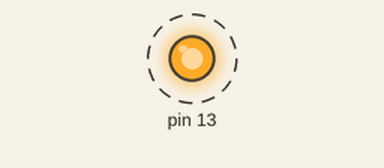
Recording of a sketch running on a simulated Arduino Uno, built with avr-gcc and run on an emulated ATmega328P. Shown: output pins drawn as LEDs (lit = HIGH). Dashed ring = blinking. What the sketch prints to the serial monitor is not drawn.

Above: at 0.5 s.
Timing chart, 0 to 4.6 s (numbered marks = the images above):
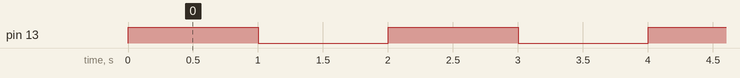

Measured:
- by itself, pin 13: alternates HIGH for 1.0 s and LOW for 1.0 s

The sketch:

sketch_dec02e.ino
```cpp
void setup()
{
  Serial.begin(9600);
  Serial.println("Hi we are making this program");
  pinMode(13,OUTPUT);
}

void loop()
{
  digitalWrite(13,HIGH);
  Serial.println("ON");
  delay(1000);
  digitalWrite(13,LOW);
  Serial.println("OFF");
  delay(1000);
}
```
